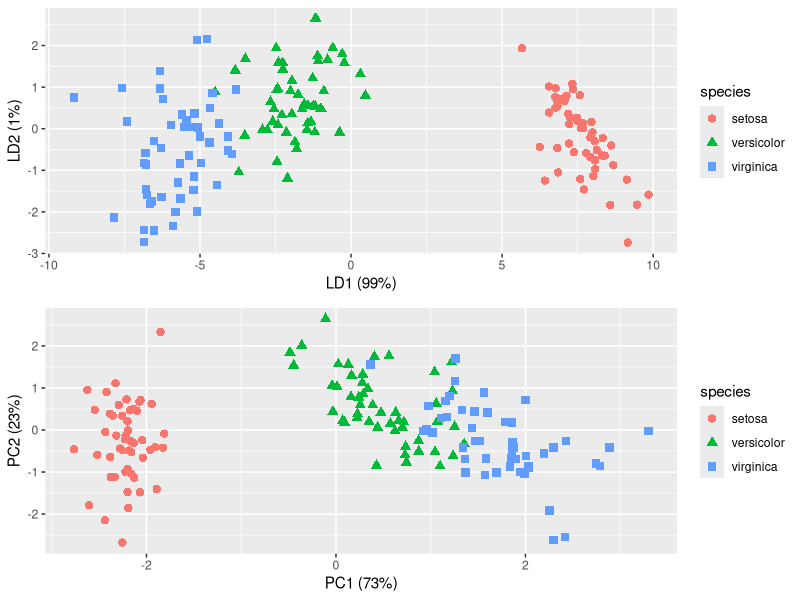

Here is the R script that generated this plot:
## ---- chunk 1
library(MASS)

#data(iris)

head(iris)
## ---- chunk 2

lda_model = lda(formula = Species ~ .,
        data = iris, 
        prior = c(1,1,1)/3)

lda_model$prior

## ---- chunk 3
lda_model$counts
## ---- chunk 4
lda_model$means
## ---- chunk 5
lda_model$scaling
## ---- chunk 6
lda_model$svd
## ---- chunk 7
prop = lda_model$svd^2/sum(lda_model$svd^2)
prop
## ---- chunk 8
lda_model_cv = lda(formula = Species ~ ., 
          data = iris, 
          prior = c(1,1,1)/3,
          CV = TRUE)

head(lda_model_cv$class)

head(lda_model_cv$posterior, 3)
## ---- chunk 9
set.seed(1976)
train = sample(1:150, 75)

lda_model_train = lda(Species ~ ., # training model
         iris, 
         prior = c(1,1,1)/3, 
         subset = train)

plda = predict(object = lda_model_train, # predictions
               newdata = iris[-train, ])

head(plda$class) # classification result

head(plda$posterior, 3) # posterior prob.

head(plda$x, 3) # LD projections
## ---- chunk 10
require(MASS)
require(ggplot2)
require(scales)
require(gridExtra)

pca <- prcomp(iris[,-5],
              center = TRUE,
              scale. = TRUE) 

prop.pca = pca$sdev^2/sum(pca$sdev^2)

lda <- lda(Species ~ ., 
           iris, 
           prior = c(1,1,1)/3)

prop.lda = lda$svd^2/sum(lda$svd^2)

plda <- predict(object = lda,
                newdata = iris)

dataset = data.frame(species = iris[,"Species"],
                     pca = pca$x, lda = plda$x)

p1 <- ggplot(dataset) + geom_point(aes(lda.LD1, lda.LD2, colour = species, shape = species), size = 2.5) + 
  labs(x = paste("LD1 (", percent(prop.lda[1]), ")", sep=""),
       y = paste("LD2 (", percent(prop.lda[2]), ")", sep=""))

p2 <- ggplot(dataset) + geom_point(aes(pca.PC1, pca.PC2, colour = species, shape = species), size = 2.5) +
  labs(x = paste("PC1 (", percent(prop.pca[1]), ")", sep=""),
       y = paste("PC2 (", percent(prop.pca[2]), ")", sep=""))

grid.arrange(p1, p2)
